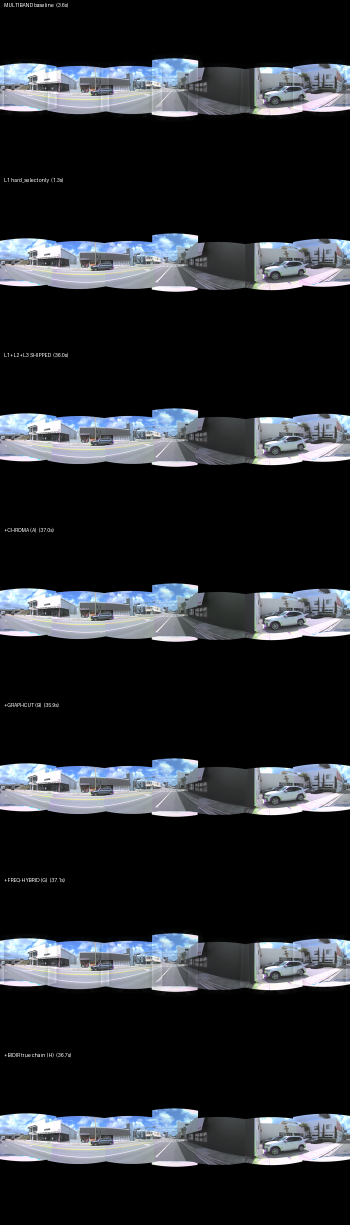
#> input picture deliverables/all_variants_bmw.png, 700 x 2450 px (shown at 1/2 size)
$ python -i sky_fill_gradient.py   (imports and definitions only)
#> lines starting #> are read from the running program, lines starting #| are printed output that depends on the picture; after the words box and inside, x2 and y2 are one past the last pixel; in counts of white or black regions, pixels touching at a corner belong together
#> further down, picture is the input picture: shape (2450, 700, 3); mean B, G, R 46.3, 42.2, 39.7
"""Honest sky fill for the black upper hemisphere (zero scene parameters, CPU).

The cameras cover ~nothing above the horizon band, leaving a black zenith cap.
The ABSTAIN-compatible fill: extend only OBSERVED sky colours smoothly to the
zenith — per-column boundary samples (sky-likeness voted by brightness+blueness,
non-sky columns borrow the nearest sky column via EDT), vertical ease toward the
global zenith colour, lateral smoothing. No structures, no clouds invented.
Generative sky (DiT360, DB-93) remains the upgrade path when FLUX is available."""
from __future__ import annotations
import sys
from pathlib import Path
import numpy as np
import cv2

ROOT = Path(__file__).resolve().parents[2]
SRC = ROOT / "deliverables" / "db89_ghost_recovery"
OUT = ROOT / "deliverables" / "sky_fill_v3"


def fill_sky(img: np.ndarray) -> np.ndarray:
    h, w = img.shape[:2]
#> h = 2450; w = 700
    black = (img.astype(np.int32).sum(2) < 12)
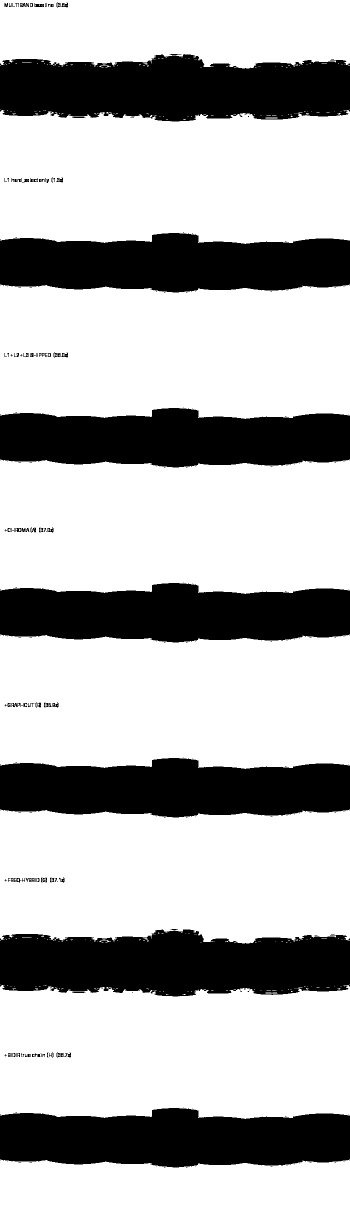
#> black: shape (2450, 700) bool (shown at 1/2 size); 71% white; 360 black regions (278 under 20 px), largest, box (x1, y1, x2, y2) and area: (0, 108, 700, 243) 76552, (0, 1859, 700, 1993) 76471, (0, 466, 700, 584) 68009
    # the zenith cap = black region connected to the top row, per column
    cap_h = np.zeros(w, np.int32)
#> cap_h = 700 values from 0 to 0
    for u in range(w):
        col = black[:, u]
        k = 0
        while k < h and col[k]:
            k += 1
        cap_h[u] = k
#> after the loop, cap_h = 700 values, max 137 at index 484, min 5 at index 114, mean 106.3
    if cap_h.max() == 0:
        return img
    # per-column boundary sample: median of the first 6 valid rows below the cap
    samples = np.zeros((w, 3), np.float32)
    valid = np.zeros(w, bool)
    for u in range(w):
        k = cap_h[u]
        band = img[k:k + 6, u].astype(np.float32)
        if band.shape[0] >= 3:
            s = np.median(band, 0)
            samples[u] = s
            b, g, r = s[2], s[1], s[0]  # note: caller passes RGB; treat generically
            bright = s.mean()
            blueish = s[2] >= s[0] - 8   # RGB: B channel >= R - 8
            # anchor on STRICTLY BLUE sky only: brightness cannot separate a white
            # cloud from a white awning at the FOV cut, but neither cloud nor awning
            # should anchor the dome — the dome is a clear-sky gradient and real
            # clouds stay in the observed band. B >= R + 15 excludes neutral grays.
            valid[u] = bright > 110 and s[2] >= s[0] + 15
#> this loop made 700 passes
#> (k, s, b, g, r, bright, blueish) on passes 1, 2, 3, 4, 5, 6, 7, 8, 9, 17, 18: (127, [14, 14, 12], 12, 14, 14, 13.33, True), (127, [11.5, 11.5, 10.5], 10.5, 11.5, 11.5, 11.17, True), (129, [219, 219, 207], 207, 219, 219, 215, False), (130, [250.5, 248, 222.5], 222.5, 248, 250.5, 240.3, False), (130, [246.5, 244.5, 219], 219, 244.5, 246.5, 236.7, False), (122, [3.5, 3, 2.5], 2.5, 3, 3.5, 3, True), (121, [4.5, 4, 4], 4, 4, 4.5, 4.17, True), (121, [5.5, 4.5, 4], 4, 4.5, 5.5, 4.67, True), (121, [6.5, 5.5, 4.5], 4.5, 5.5, 6.5, 5.5, True), (120, [11.5, 9.5, 8], 8, 9.5, 11.5, 9.67, True), (120, [9, 7.5, 6], 6, 7.5, 9, 7.5, True)
#> (k, b, g, r, bright, blueish) on passes 10 to 15: (6, 240, 240, 240, 240, True), (6, 123.5, 123.5, 123.5, 123.5, True), (8, 124, 124, 124, 124, True), (11, 14.5, 14.5, 14.5, 14.5, True), (8, 119, 119, 119, 119, True), (6, 117.5, 117.5, 117.5, 117.5, True)
    if not valid.any():
        valid[:] = True
    # non-sky columns borrow the nearest sky column (circular EDT in u)
    idx = np.arange(w)
    vu = idx[valid]
    # circular nearest via tripling
    vu3 = np.concatenate([vu - w, vu, vu + w])
    nearest = vu3[np.abs(vu3[None, :] - idx[:, None]).argmin(1)] % w
    samples = samples[nearest]
    # lateral smoothing of the boundary samples (wrap-aware)
    pad = 256
    sm = np.concatenate([samples[-pad:], samples, samples[:pad]], 0)
    sm = cv2.GaussianBlur(sm[None, :, :], (0, 0), 96)[0]   # sky is LOW-frequency: kill column curtains
    samples = sm[pad:-pad]
    zenith = np.median(samples, 0) * np.array([0.92, 0.96, 1.04])  # zenith slightly deeper blue
    out = img.copy()
    for u in range(w):
        k = cap_h[u]
        if k == 0:
            continue
        t = (np.arange(k, dtype=np.float32) / max(k, 1))[:, None]  # 0 at zenith, 1 AT the junction
        col = zenith[None, :] * (1 - t) + samples[u][None, :] * t
        out[:k, u] = np.clip(col, 0, 255).astype(np.uint8)
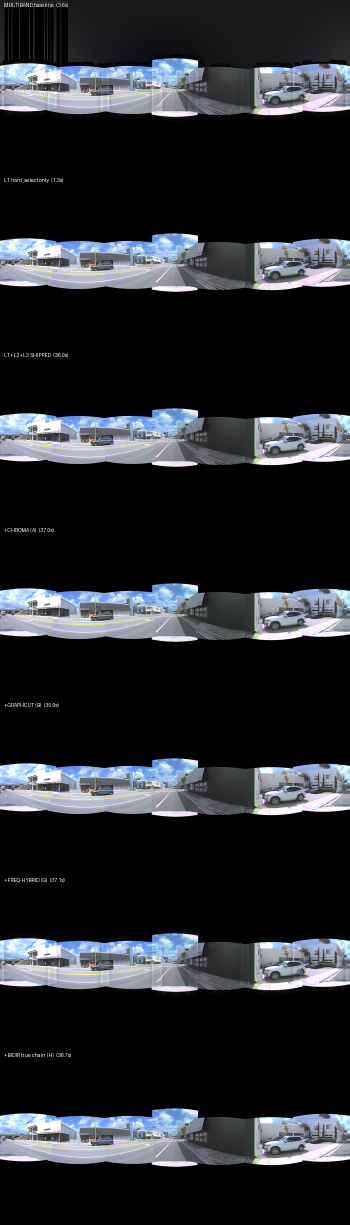
#> out: shape (2450, 700, 3) (shown at 1/2 size); 4.34% of pixels changed, all inside (x1, y1, x2, y2) = (0, 0, 700, 137)
    # feather the junction row band
    j = cv2.GaussianBlur(out.astype(np.float32), (0, 0), 1.2)
    band = np.zeros((h, w), np.float32)
    for u in range(w):
        k = cap_h[u]
        band[max(0, k - 3):k + 3, u] = 1.0
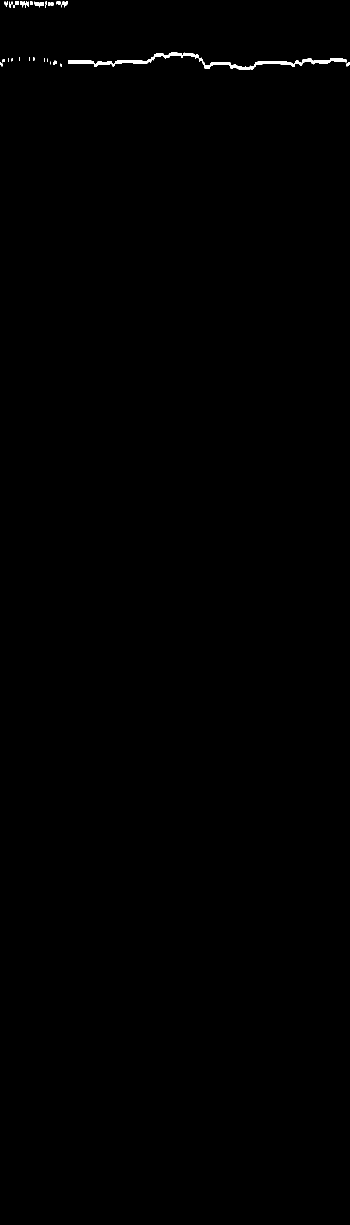
#> band: shape (2450, 700) float32 (shown at 1/2 size); values 0 (black) and 1 (white), 0.24% white; 33 white regions (15 under 20 px), largest, box (x1, y1, x2, y2) and area: (398, 115, 693, 140) 1770, (136, 105, 398, 134) 1572, (69, 3, 88, 15) 114
    band = cv2.GaussianBlur(band, (0, 0), 2)[:, :, None]
#> band: shape (2450, 700, 1) float32
    return np.clip(out * (1 - band) + j * band, 0, 255).astype(np.uint8)


# [8 lines not run here, left out]

>>> import cv2
>>> picture = cv2.imread('../../deliverables/all_variants_bmw.png')
>>> result = fill_sky(picture)

$ run again, on deliverables/l1_run_script_a060.png
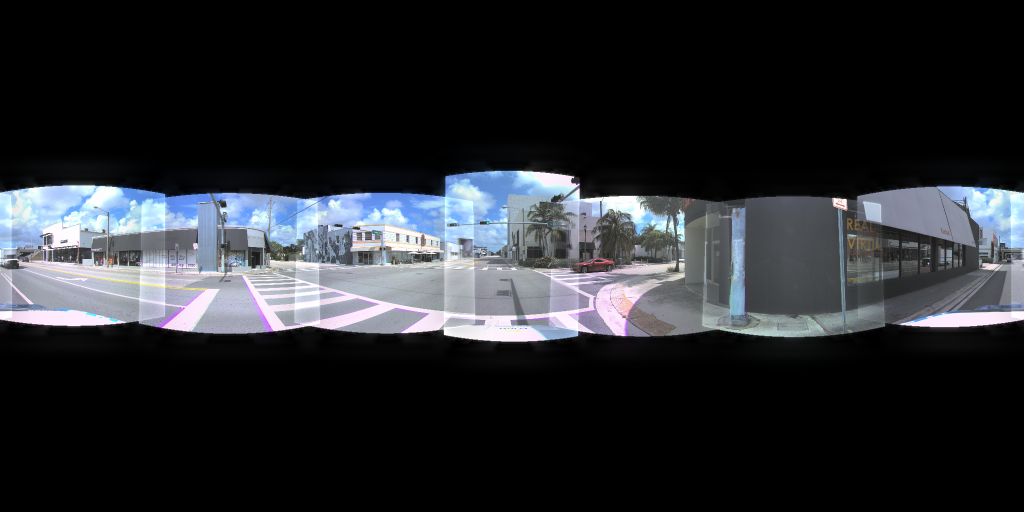
#> input picture deliverables/l1_run_script_a060.png, 2048 x 1024 px (shown at 1/2 size)
#> picture is the input picture: shape (1024, 2048, 3); mean B, G, R 47, 42.7, 40.5
#> in fill_sky, `black = (img.astype(np.int32).sum(2) < 12)`:
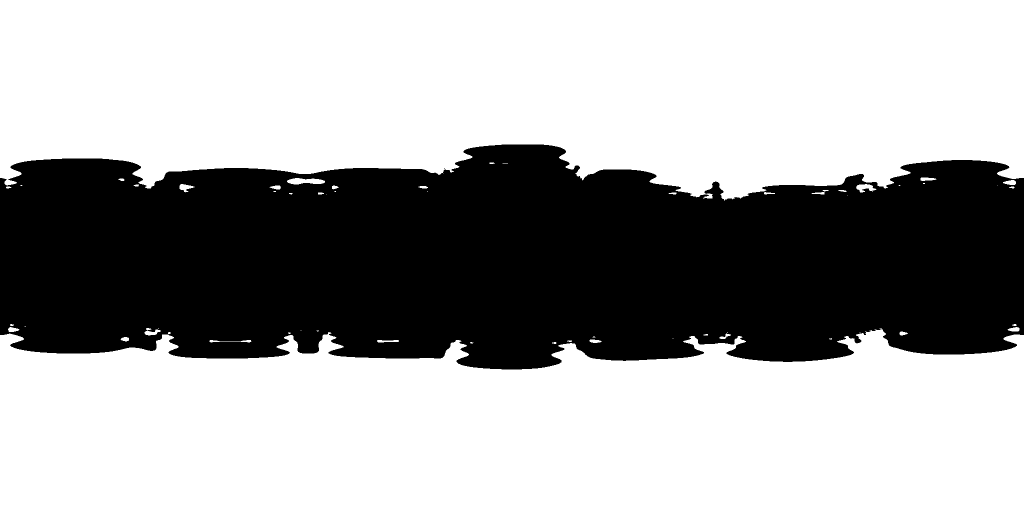
#> black: shape (1024, 2048) bool (shown at 1/2 size); 64.4% white; 2 black regions (1 under 20 px), largest, box (x1, y1, x2, y2) and area: (0, 289, 2048, 739) 746802
#> after the loop in fill_sky, `for u in range(w):`: cap_h = 2048 values, max 401 at index 1448, min 289 at index 1003, mean 340
#> the loop in fill_sky, `for u in range(w):` made 2048 passes
#> (s, b, g, r, bright) on passes 1 to 8: ([6.5, 6.5, 5.5], 5.5, 6.5, 6.5, 6.17), ([6.5, 6, 5], 5, 6, 6.5, 5.83), ([6.5, 5.5, 5], 5, 5.5, 6.5, 5.67), ([6.5, 5.5, 4.5], 4.5, 5.5, 6.5, 5.5), ([6, 5.5, 4.5], 4.5, 5.5, 6, 5.33), ([6, 5.5, 4.5], 4.5, 5.5, 6, 5.33), ([6, 5, 4], 4, 5, 6, 5), ([5.5, 5, 4], 4, 5, 5.5, 4.83)
#> after the loop in fill_sky, `for u in range(w):`:
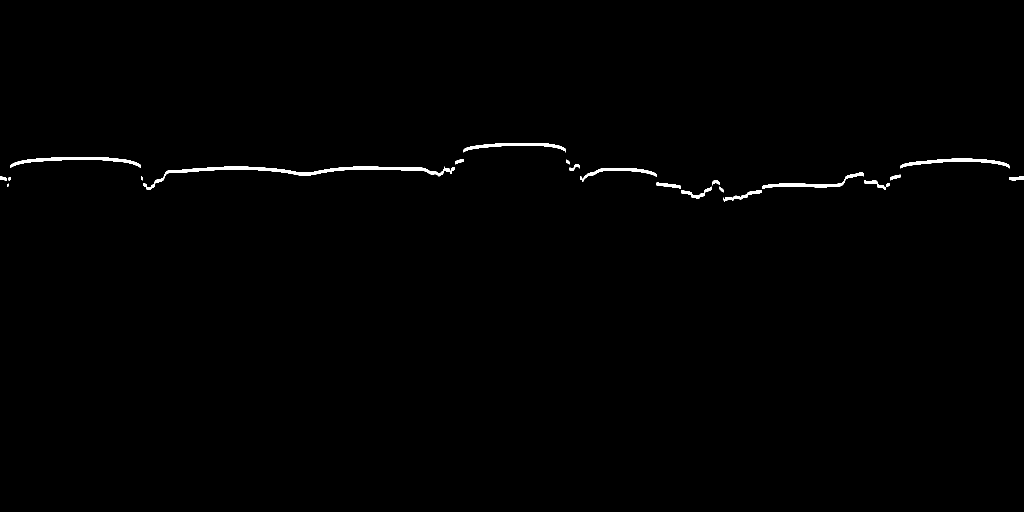
#> band: shape (1024, 2048) float32 (shown at 1/2 size); values 0 (black) and 1 (white), 0.59% white; 21 white regions (1 under 20 px), largest, box (x1, y1, x2, y2) and area: (286, 333, 910, 380) 3744, (21, 314, 282, 336) 1566, (1801, 317, 2019, 337) 1308

$ run again, on deliverables/pdf_vs_head_a060_FULL.png
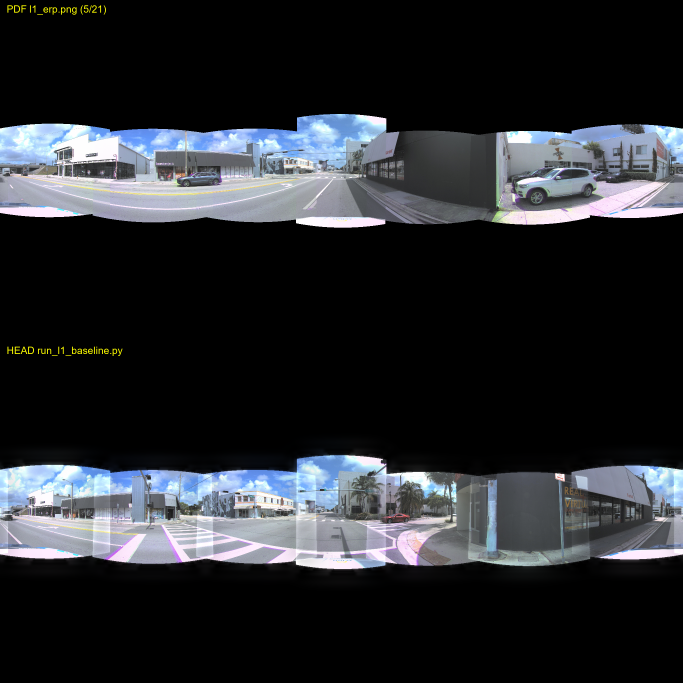
#> input picture deliverables/pdf_vs_head_a060_FULL.png, 2048 x 2048 px (shown at 1/3 size)
#> picture is the input picture: shape (2048, 2048, 3); mean B, G, R 46.4, 42.4, 40.2
#> in fill_sky, `black = (img.astype(np.int32).sum(2) < 12)`:
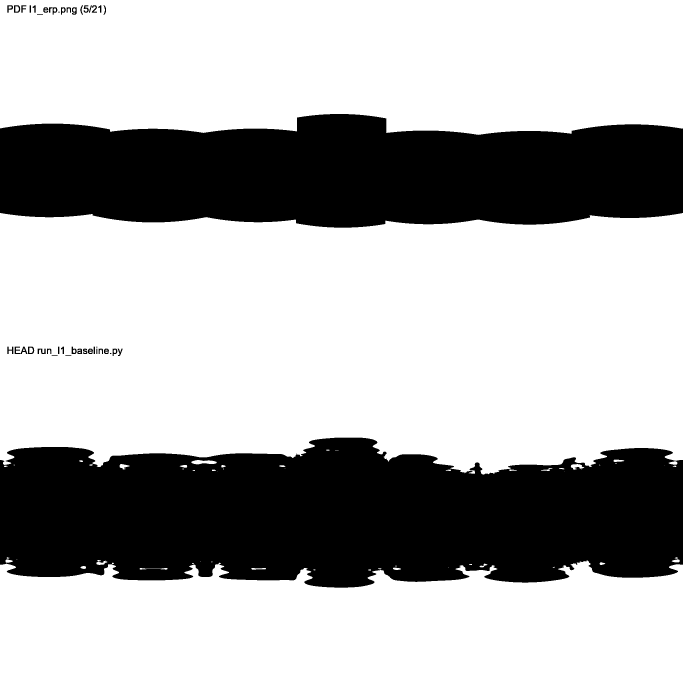
#> black: shape (2048, 2048) bool (shown at 1/3 size); 68.4% white; 44 black regions (4 under 20 px), largest, box (x1, y1, x2, y2) and area: (0, 1313, 2048, 1763) 746802, (0, 342, 2048, 683) 574953, (113, 1046, 137, 1062) 223
#> after the loop in fill_sky, `for u in range(w):`: cap_h = 2048 values, max 405 at index 1435, min 16 at index 22, mean 341.9
#> the loop in fill_sky, `for u in range(w):` made 2048 passes
#> (s, b, g, r, bright, blueish) on passes 1, 5, 6, 7, 8, 9, 10: ([254, 254, 249.5], 249.5, 254, 254, 252.5, True), ([254, 254, 250.5], 250.5, 254, 254, 252.8, True), ([254, 254.5, 251], 251, 254.5, 254, 253.2, True), ([254, 254, 248.5], 248.5, 254, 254, 252.2, True), ([254.5, 254.5, 245], 245, 254.5, 254.5, 251.3, False), ([254, 254.5, 246.5], 246.5, 254.5, 254, 251.7, True), ([255, 255, 243], 243, 255, 255, 251, False)
#> after the loop in fill_sky, `for u in range(w):`:
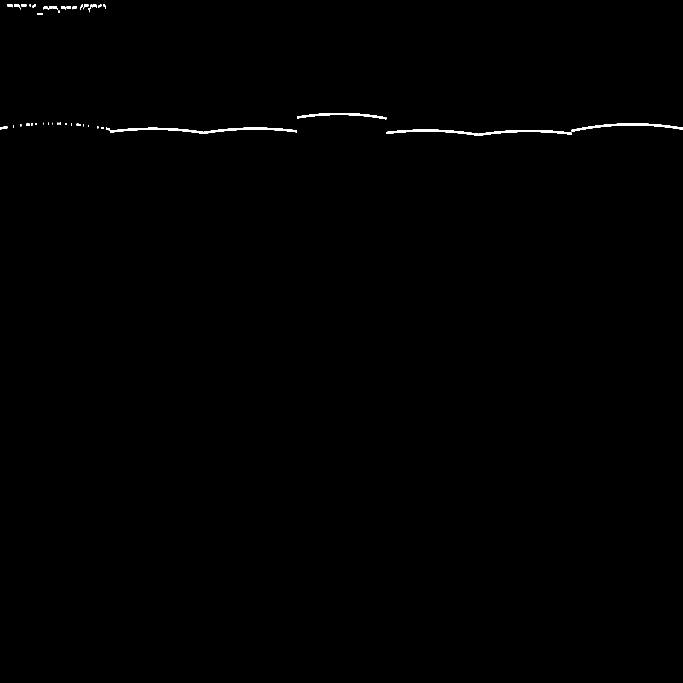
#> band: shape (2048, 2048) float32 (shown at 1/3 size); values 0 (black) and 1 (white), 0.29% white; 42 white regions (11 under 20 px), largest, box (x1, y1, x2, y2) and area: (330, 383, 891, 402) 3366, (1159, 389, 1715, 408) 3336, (1715, 370, 2048, 395) 1998
